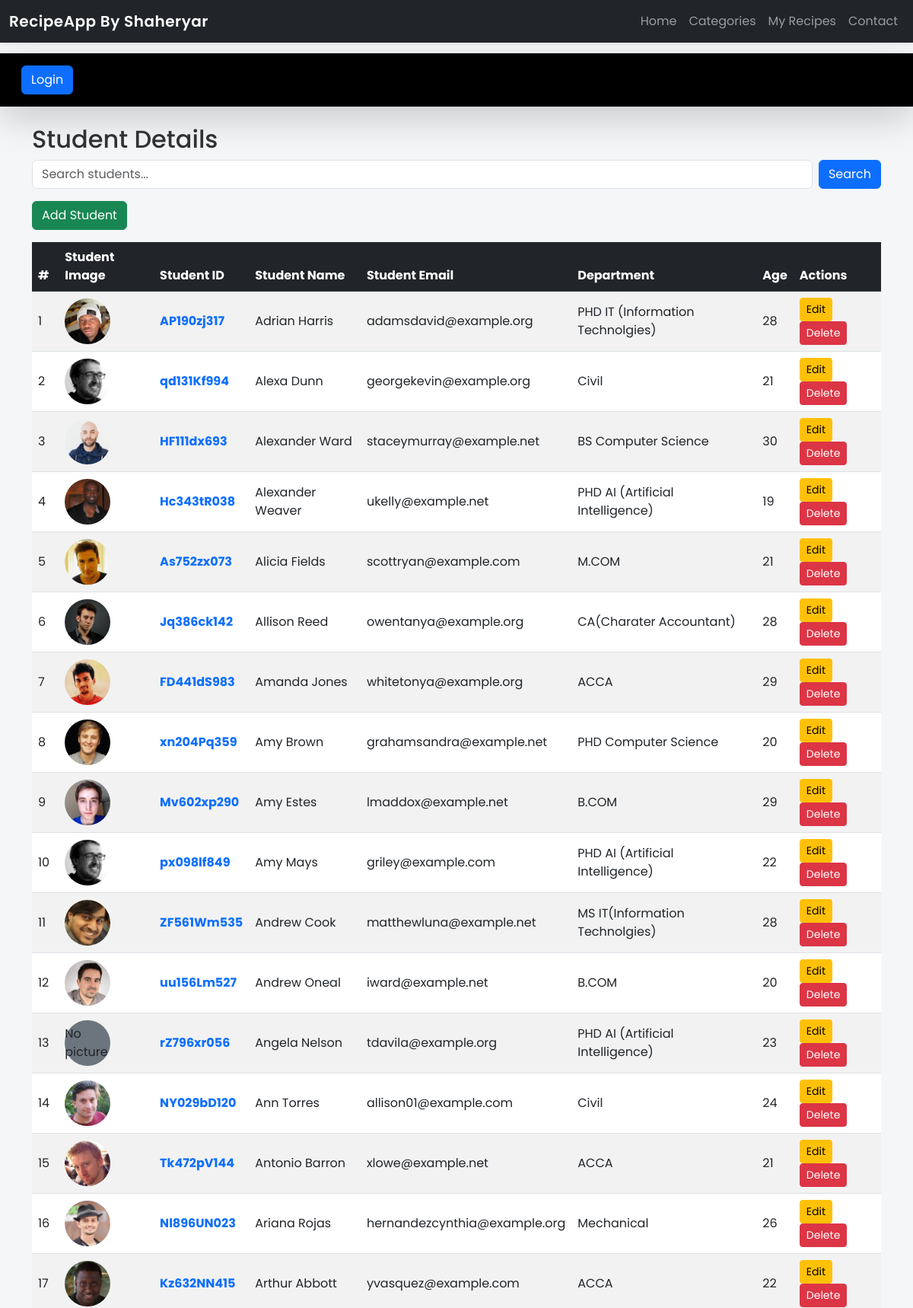
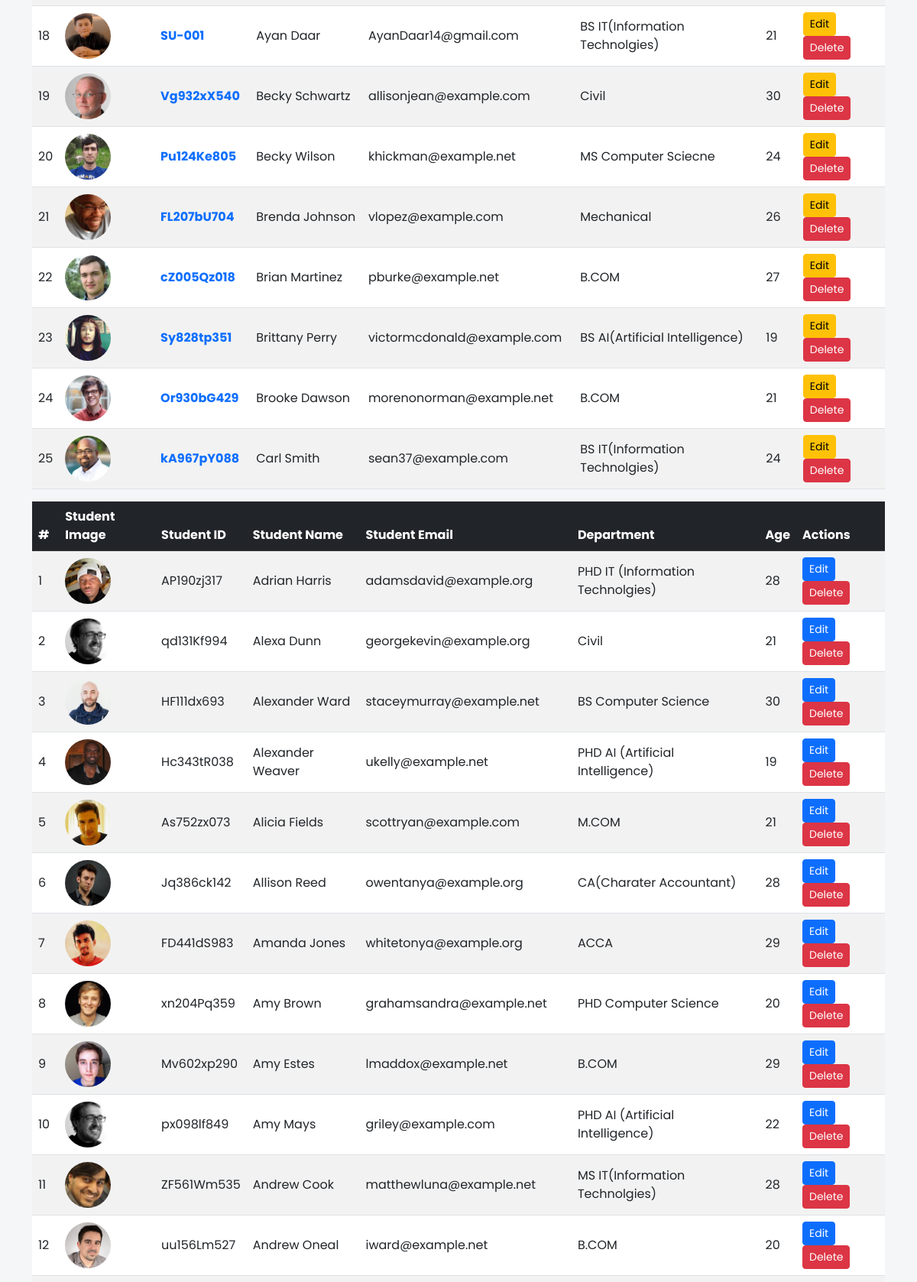
The page /recipes1/students/ (upper part) on the database its author committed (2 pictures, top to bottom).
### vege/models.py (models this page shows, shortened)
class Student(models.Model):
    department = models.ForeignKey(Department, on_delete=models.CASCADE, related_name='students')
    student_id = models.OneToOneField(StudentID, on_delete=models.CASCADE, related_name='student_profile')
    student_name = models.CharField(max_length=100)
    student_email = models.EmailField(unique=True)
    student_phone = models.CharField(max_length=15, unique=True)
    student_address = models.TextField()
    is_deleted = models.BooleanField(default=False)
    student_age = models.PositiveIntegerField(
    validators=[MinValueValidator(18), MaxValueValidator(30)],
    null=True,       # Allows NULL in database
    blank=True,      # Allows empty in forms/admin
)
    student_image = models.ImageField(upload_to='students/', null=True, blank=True)
    objects = RecipeManager()  # Custom manager to filter out deleted recipes
    admin_objects = models.Manager()
    class Meta:
        ordering = ['student_name']
        verbose_name = 'student'
        default_manager_name = "admin_objects"

class StudentID(models.Model):
    student_id = models.CharField(max_length=20, unique=True)
    def __str__(self):
        return self.student_id

class Department(models.Model):
    department = models.CharField(max_length=100, unique=True)
    class Meta:
        ordering = ['department']

### vege/views.py (the view, shortened to what this page needs)
# urls.py: path('students/', views.get_students, name='students'),  # New URL pattern for students view
def get_students(request):
    query = request.GET.get("q", "")
    students = Student.objects.all().order_by("student_name")
    paginator = Paginator(students, 25)
    page_number = request.GET.get("page")
    page_obj = paginator.get_page(page_number)
    return render(request, "vege/students.html", {
        "page_obj": page_obj,
        "query": query
    })

### vege/models.py (called while the page is built)
    def get_queryset(self):
        return super().get_queryset().filter(is_deleted=False)

### vege/templates/vege/students.html (shortened to what this page needs)
{% extends "vege/base.html" %} {% load static %}  {% block content %}
<h2 class="section-title">Student Details</h2>
<form method="get" class="mb-3 d-flex">
  <input
    type="text"
    name="q"
    value="{{ query|default:'' }}"
    class="form-control me-2"
    placeholder="Search students..."
  />
  <button type="submit" class="btn btn-primary">Search</button>
</form>
<div class="mb-3">
  <a href="{% url 'vege:student_add' %}" class="btn btn-success">Add Student</a>
</div>
<div class="content-container">
  <div class="table-responsive">
    <table class="table table-striped align-middle">
      <thead class="table-dark">
        <tr>
          <th>#</th>
          <th>Student Image</th>
          <th>Student ID</th>
          <th>Student Name</th>
          <th>Student Email</th>
          <th>Department</th>
          <th>Age</th>
          <th>Actions</th>
        </tr>
      </thead>
      <tbody>
        {% for student in page_obj %}
        <tr>
          <td>{{ forloop.counter }}</td>
          <td>
            {% if student.student_image %}
            <img
              src="{{ student.student_image.url }}"
              alt="{{ student.student_name }}"
              width="60"
              height="60"
              class="rounded-circle"
            />
            {% else %}
            <div
              class="bg-secondary rounded-circle d-flex align-items-center justify-content-center"
              style="width: 60px; height: 60px"
            >
              No picture
            </div>
            {% endif %}
          </td>
          <td>
            <a
              href="{% url 'vege:see_marks' student.student_id %}"
              class="text-decoration-none fw-bold"
            >
              {{ student.student_id }}
            </a>
          </td>
          <td>{{ student.student_name }}</td>
          <td>{{ student.student_email }}</td>
          <td>{{ student.department.department }}</td>
          <td>{{ student.student_age }}</td>
          <td>
            <a
              href="{% url 'vege:student_edit' student.id %}"
              class="btn btn-warning btn-sm"
              >Edit</a
            >
            <a
              href="{% url 'vege:student_delete' student.id %}"
              class="btn btn-danger btn-sm"
              >Delete</a
            >
          </td>
        </tr>
        {% empty %}
        <tr>
          <td colspan="8" class="text-center">No students found.</td>
        </tr>
        {% endfor %}
      </tbody>
    </table>
  </div>
</div>
<div class="content-container">
  <div class="table-responsive">
    <table class="table table-striped align-middle">
      <thead class="table-dark">
        <tr>
          <th>#</th>
          <th>Student Image</th>
          <th>Student ID</th>
          <th>Student Name</th>
          <th>Student Email</th>
          <th>Department</th>
          <th>Age</th>
          <th>Actions</th>
        </tr>
      </thead>
      <tbody>
        {% for student in page_obj %}
        <tr>
          <td>{{ forloop.counter }}</td>
          <td>
            {% if student.student_image %}
            <img
              src="{{ student.student_image.url }}"
              alt="{{ student.student_name }}"
              width="60"
              height="60"
              class="rounded-circle"
            />
            {% else %} No picture {% endif %}
          </td>
          <td>{{ student.student_id }}</td>
          <td>{{ student.student_name }}</td>
          <td>{{ student.student_email }}</td>
          <td>{{ student.department.department }}</td>
          <td>{{ student.student_age }}</td>
          <td>
            <a
              href="{% url 'vege:student_edit' student.id %}"
              class="btn btn-sm btn-primary"
              >Edit</a
            >
            <a
              href="{% url 'vege:student_delete' student.id %}"
              class="btn btn-sm btn-danger"
              onclick="return confirm('Are you sure you want to delete this student?');"
            >
              Delete
            </a>
          </td>
        </tr>
        {% empty %}
        <tr>
          <td colspan="8" class="text-center">No students found.</td>
        </tr>
        {% endfor %}
      </tbody>
    </table>
  </div>
</div>
{% endblock %}

### vege/templates/vege/base.html (style rules this page uses)
body { font-family: "Poppins", sans-serif; padding-top: 70px; background-color: #f4f6f8; color: #333; display: flex; flex-direction: column; min-height: 100vh; }

### rows shown on the page
Student: student_image (picture), student_id "AP190zj317", student_name "Adrian Harris", student_email "adamsdavid@example.org", department.department "PHD IT (Information Technolgies)", student_age "28"
Student: student_image (picture), student_id "qd131Kf994", student_name "Alexa Dunn", student_email "georgekevin@example.org", department.department "Civil", student_age "21"
Student: student_image (picture), student_id "HF111dx693", student_name "Alexander Ward", student_email "staceymurray@example.net", department.department "BS Computer Science", student_age "30"
Student: student_image (picture), student_id "Hc343tR038", student_name "Alexander Weaver", student_email "ukelly@example.net", department.department "PHD AI (Artificial Intelligence)", student_age "19"
Student: student_image (picture), student_id "As752zx073", student_name "Alicia Fields", student_email "scottryan@example.com", department.department "M.COM", student_age "21"
Student: student_image (picture), student_id "Jq386ck142", student_name "Allison Reed", student_email "owentanya@example.org", department.department "CA(Charater Accountant)", student_age "28"
Student: student_image (picture), student_id "FD441dS983", student_name "Amanda Jones", student_email "whitetonya@example.org", department.department "ACCA", student_age "29"
Student: student_image (picture), student_id "xn204Pq359", student_name "Amy Brown", student_email "grahamsandra@example.net", department.department "PHD Computer Science", student_age "20"
Student: student_image (picture), student_id "Mv602xp290", student_name "Amy Estes", student_email "lmaddox@example.net", department.department "B.COM", student_age "29"
Student: student_image (picture), student_id "px098lf849", student_name "Amy Mays", student_email "griley@example.com", department.department "PHD AI (Artificial Intelligence)", student_age "22"
Student: student_image (picture), student_id "ZF561Wm535", student_name "Andrew Cook", student_email "matthewluna@example.net", department.department "MS IT(Information Technolgies)", student_age "28"
Student: student_image (picture), student_id "uu156Lm527", student_name "Andrew Oneal", student_email "iward@example.net", department.department "B.COM", student_age "20"
Student: student_image "No picture", student_id "rZ796xr056", student_name "Angela Nelson", student_email "tdavila@example.org", department.department "PHD AI (Artificial Intelligence)", student_age "23"
Student: student_image (picture), student_id "NY029bD120", student_name "Ann Torres", student_email "allison01@example.com", department.department "Civil", student_age "24"
Student: student_image (picture), student_id "Tk472pV144", student_name "Antonio Barron", student_email "xlowe@example.net", department.department "ACCA", student_age "21"
Student: student_image (picture), student_id "Nl896UN023", student_name "Ariana Rojas", student_email "hernandezcynthia@example.org", department.department "Mechanical", student_age "26"
Student: student_image (picture), student_id "Kz632NN415", student_name "Arthur Abbott", student_email "yvasquez@example.com", department.department "ACCA", student_age "22"
Student: student_image (picture), student_id "SU-001", student_name "Ayan Daar", student_email "AyanDaar14@gmail.com", department.department "BS IT(Information Technolgies)", student_age "21"
Student: student_image (picture), student_id "Vg932xX540", student_name "Becky Schwartz", student_email "allisonjean@example.com", department.department "Civil", student_age "30"
Student: student_image (picture), student_id "Pu124Ke805", student_name "Becky Wilson", student_email "khickman@example.net", department.department "MS Computer Sciecne", student_age "24"
Student: student_image (picture), student_id "FL207bU704", student_name "Brenda Johnson", student_email "vlopez@example.com", department.department "Mechanical", student_age "26"
Student: student_image (picture), student_id "cZ005Qz018", student_name "Brian Martinez", student_email "pburke@example.net", department.department "B.COM", student_age "27"
Student: student_image (picture), student_id "Sy828tp351", student_name "Brittany Perry", student_email "victormcdonald@example.com", department.department "BS AI(Artificial Intelligence)", student_age "19"
Student: student_image (picture), student_id "Or930bG429", student_name "Brooke Dawson", student_email "morenonorman@example.net", department.department "B.COM", student_age "21"
Student: student_image (picture), student_id "kA967pY088", student_name "Carl Smith", student_email "sean37@example.com", department.department "BS IT(Information Technolgies)", student_age "24"
